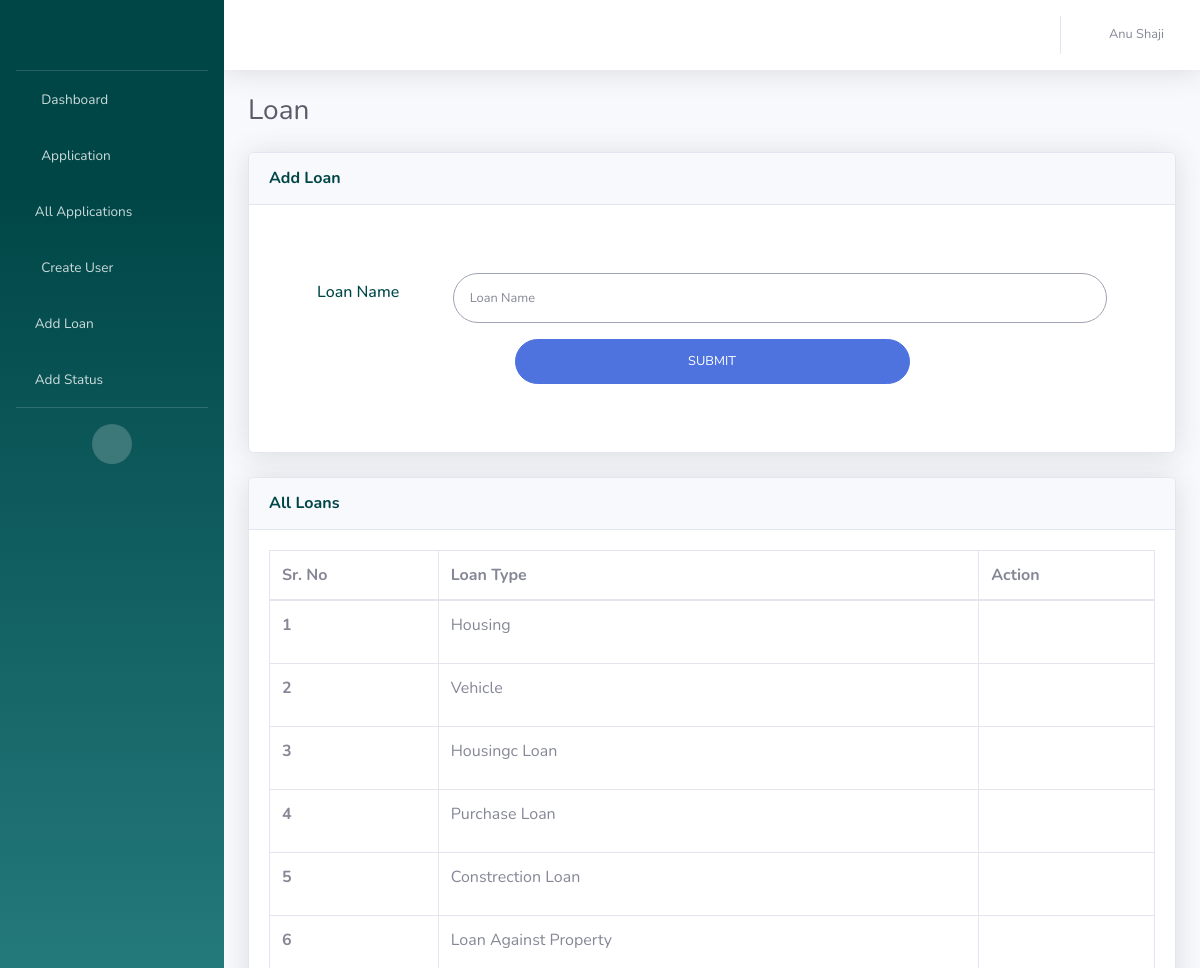
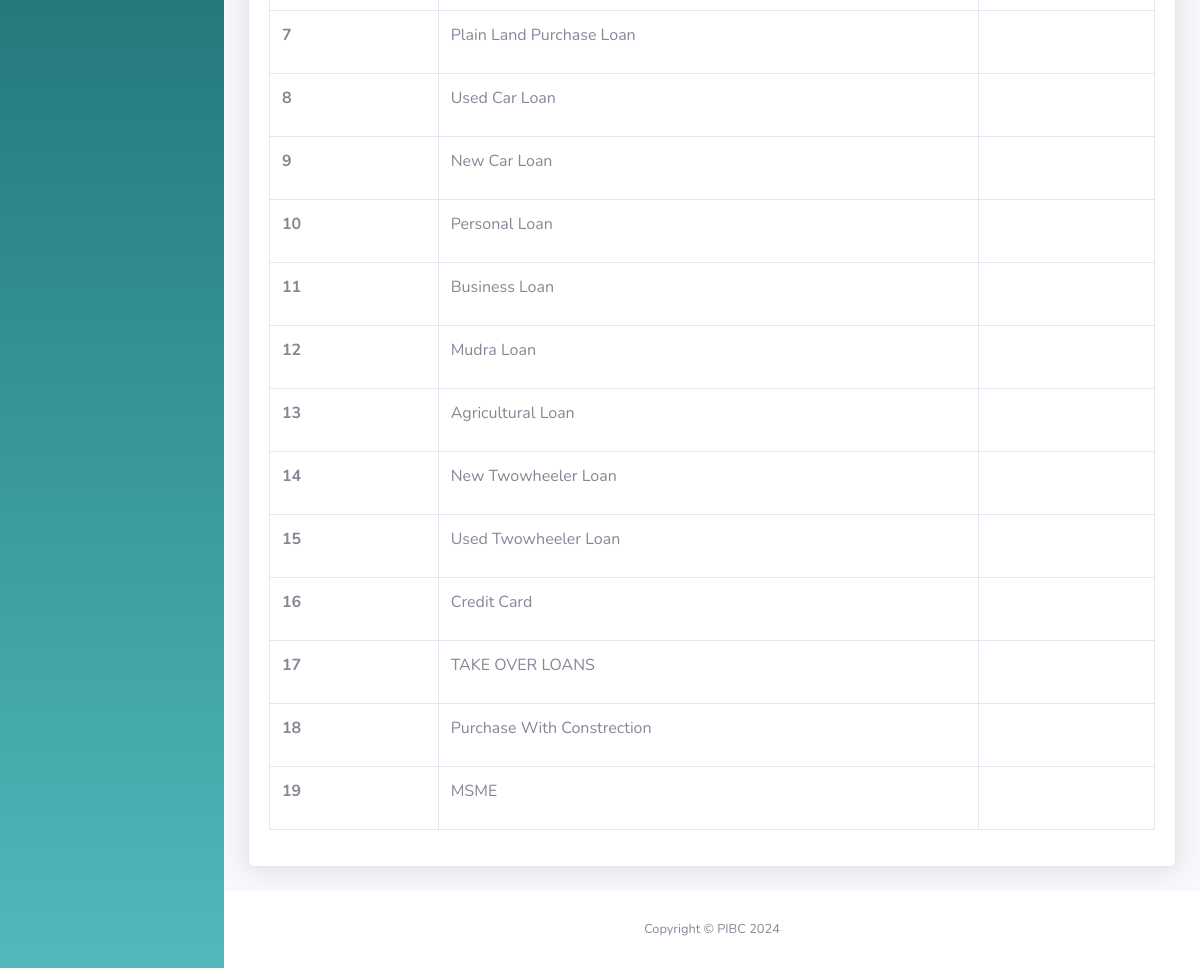
The app's page /add-loan (signed in), older data (2 pictures, top to bottom).
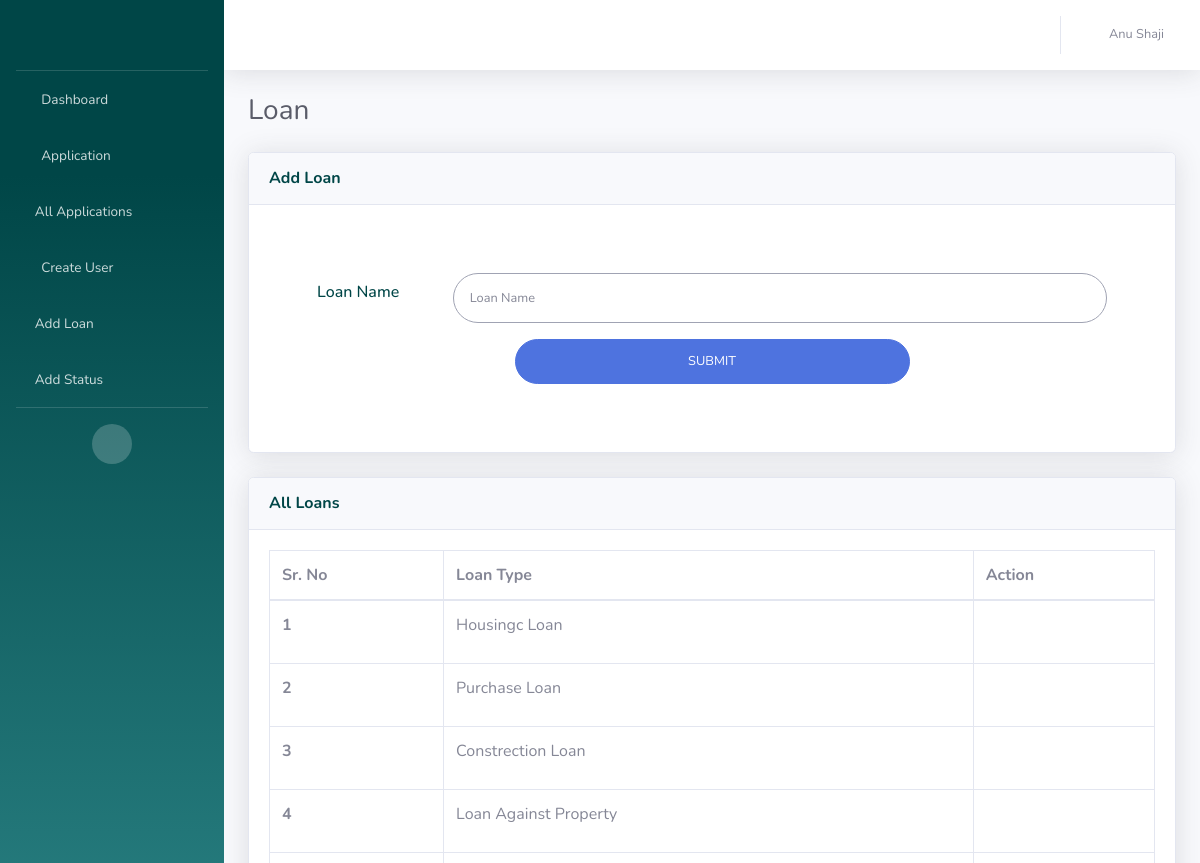
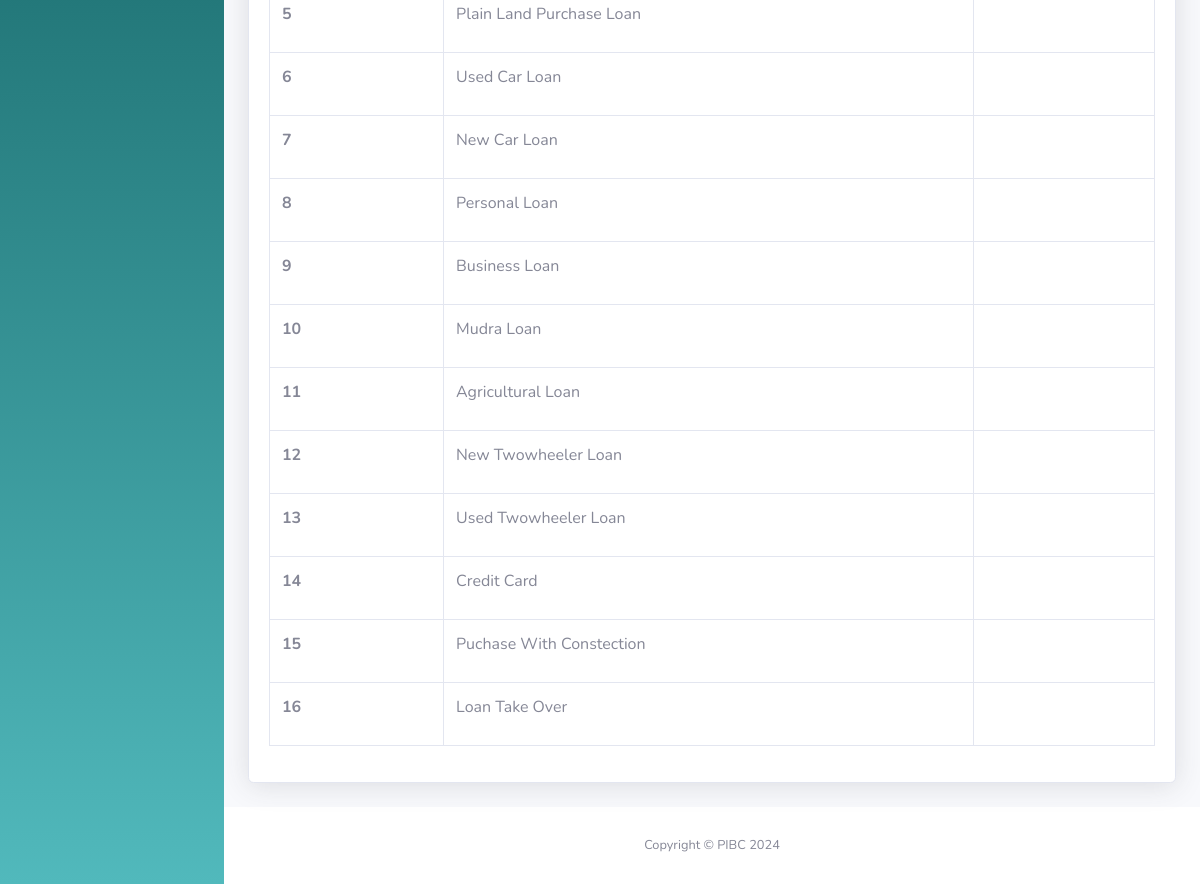
The same page, newer data (2 pictures, top to bottom).
### UserApp/models.py (models this page shows, shortened)
class LoanModel(models.Model):
    loan_id = models.AutoField(primary_key=True)
    loan_name = models.CharField(max_length=100)

### UserApp/views.py (the view)
# urls.py: path('add-loan', views.addloan, name='addloan'),
def addloan(request):
    user = request.session.get('user', None)
    if user is None:
        return redirect('/login')
    else:
        admin = AdminModel.objects.get(admin_id=user)
        if admin.admin_last_name:
            admin_name = f"{admin.admin_first_name} {admin.admin_last_name}"
        else:
            admin_name = f"{admin.admin_first_name}"
        all_loans = LoanModel.objects.all()
        if request.method == 'POST':
            form = LoanForm(request.POST)
            if form.is_valid():
                form.save()
                return redirect('/')  # Redirect to login page after successful registration
        else:
            form = LoanForm()
        return render(request, 'add-loan.html', {'username':admin_name,'admin':admin,'form': form, 'allloans': all_loans})

### UserApp/forms.py
class LoanForm(forms.ModelForm):
    class Meta:
        model =LoanModel
        fields = ['loan_name']
        widgets = {
            'loan_name': forms.TextInput(attrs={'class': 'form-control form-control-user', 'placeholder': 'Loan Name'})
        }

### templates/add-loan.html (shortened to what the changed rows need)
<!DOCTYPE html>
<html lang="en">
<head>
    {% load static %}
    <link href="{% static 'vendor/fontawesome-free/css/all.min.css' %}" rel="stylesheet" type="text/css">
    <link href="{% static 'css/sb-admin-2.min.css' %}" rel="stylesheet">
</head>
<body id="page-top">
    <div id="wrapper">
        <div id="content-wrapper" class="d-flex flex-column">
            <div id="content">
                <div class="container-fluid">
                    <div class="d-sm-flex align-items-center justify-content-between mb-4">
                        <h1 class="h3 mb-0 text-gray-800">Loan</h1>
                    </div>
                    <div class="row">
                        <div class="col-xl-12 col-lg-7">
                            <div class="card shadow mb-4">
                                <div class="card-body">
                                    <div class="table-responsive-xxl">
                                        <table class="table table-bordered table-hover all-users">
                                            <thead>
                                                <tr>
                                                  <th scope="col">Sr. No</th>
                                                  <th scope="col">Loan Type</th>
                                                  <th scope="col">Action</th>
                                                </tr>
                                            </thead>
                                            <tbody>
                                            {% for loan in allloans %}
                                                    <tr>
                                                    <th scope="row">{{ forloop.counter }}</th>
                                                    <td>{{loan.loan_name}}</td>
                                                    <td>
                                                        <form action="{% url 'delete_loan' loan.loan_id %}" method="post" style="display:inline;">
                                                            <button type="submit" class="btn"  onclick="return confirm('Are you sure you want to delete this?');">
                                                                <i class="fa fa-trash-alt" style="color:red;"></i>
                                                            </button>
                                                        </form>
                                                    </td>
                                            {% endfor %}
                                            </tbody>
                                        </table>
                                    </div>
                                </div>
                            </div>
                        </div>
                    </div>
                </div>
            </div>
        </div>
    </div>
</body>
</html>

Row changes from the older to the newer data that the page shows:
removed LoanModel: loan_name "Housing"
removed LoanModel: loan_name "Vehicle"
removed LoanModel: loan_name "TAKE OVER LOANS"
changed LoanModel: loan_name "Purchase With Constrection" → "Puchase With Constection"
changed LoanModel: loan_name "MSME" → "Loan Take Over"
